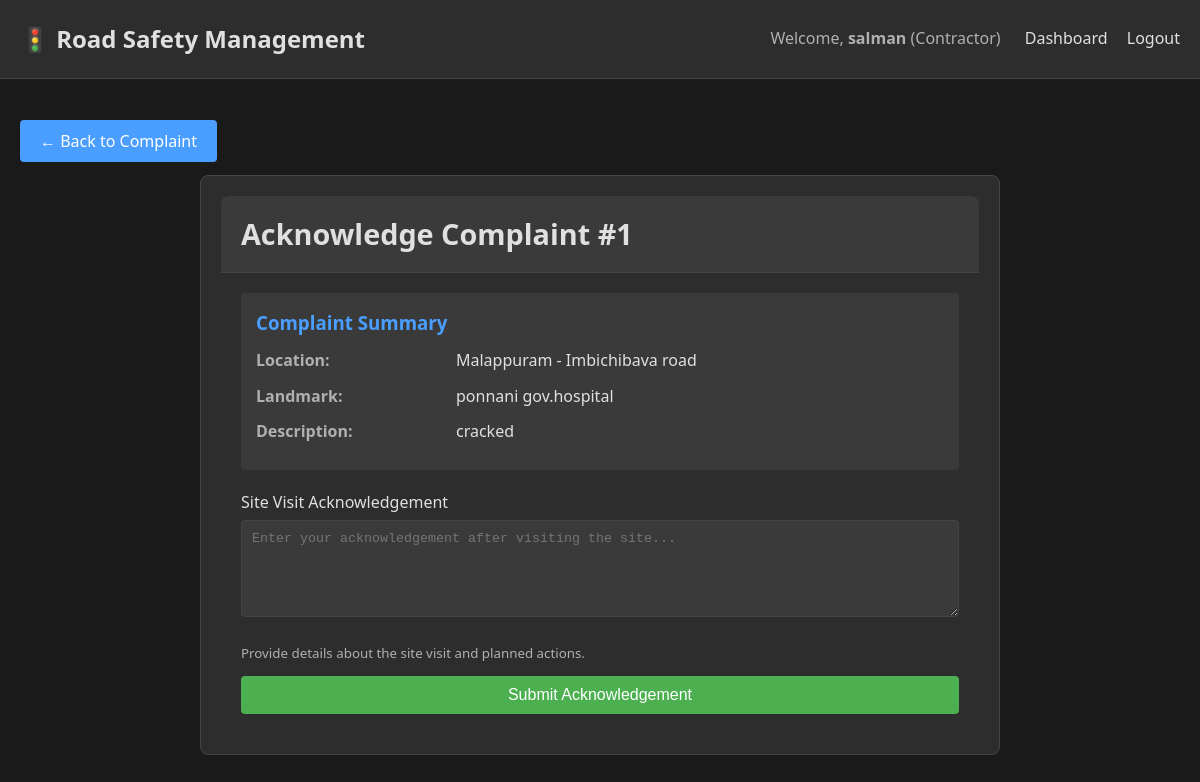
Page /contractor/complaint/1/acknowledge (signed in) on the committed database.
### models.py (models this page shows, shortened)
class User(UserMixin, db.Model):
    id = db.Column(db.Integer, primary_key=True)
    username = db.Column(db.String(80), unique=True, nullable=False)
    email = db.Column(db.String(120), unique=True, nullable=False)
    password_hash = db.Column(db.String(200), nullable=False)
    role = db.Column(db.String(20), nullable=False)
    created_at = db.Column(db.DateTime, default=datetime.utcnow)
    complaints = db.relationship('Complaint', backref='user', lazy=True, foreign_keys='Complaint.user_id')
    assigned_complaints = db.relationship('Complaint', backref='contractor', lazy=True, foreign_keys='Complaint.contractor_id')

class Complaint(db.Model):
    id = db.Column(db.Integer, primary_key=True)
    user_id = db.Column(db.Integer, db.ForeignKey('user.id'), nullable=False)
    contractor_id = db.Column(db.Integer, db.ForeignKey('user.id'), nullable=True)
    district = db.Column(db.String(100), nullable=False)
    corporation_type = db.Column(db.String(50), nullable=False)
    road_name = db.Column(db.String(200), nullable=False)
    national_highway = db.Column(db.String(100))
    landmark = db.Column(db.String(200), nullable=False)
    latitude = db.Column(db.Float)
    longitude = db.Column(db.Float)
    description = db.Column(db.Text, nullable=False)
    status = db.Column(db.String(50), default='Submitted')
    admin_acknowledgement = db.Column(db.Text)
    contractor_acknowledgement = db.Column(db.Text)
    created_at = db.Column(db.DateTime, default=datetime.utcnow)
    verified_at = db.Column(db.DateTime)
    assigned_at = db.Column(db.DateTime)
    resolved_at = db.Column(db.DateTime)

### routes/contractor.py (the view)
    def decorated_function(*args, **kwargs):
        if current_user.role != 'contractor':
            flash('Access denied. This page is for contractors only.', 'danger')
            return redirect(url_for('auth.login'))
        return f(*args, **kwargs)

### forms.py
class AcknowledgementForm(FlaskForm):
    acknowledgement = TextAreaField('Acknowledgement', validators=[DataRequired()])

### app.py (called while the page is built)
@login_manager.user_loader
def load_user(user_id):
    return User.query.get(int(user_id))

### routes/contractor.py (called while the page is built)
def contractor_only(f):
    def decorated_function(*args, **kwargs):
        if current_user.role != 'contractor':
            flash('Access denied. This page is for contractors only.', 'danger')
            return redirect(url_for('auth.login'))
        return f(*args, **kwargs)
    decorated_function.__name__ = f.__name__
    return login_required(decorated_function)

@contractor_bp.route('/complaint/<int:complaint_id>/acknowledge', methods=['GET', 'POST'])
@contractor_only
def acknowledge_complaint(complaint_id):
    complaint = Complaint.query.get_or_404(complaint_id)
    if complaint.contractor_id != current_user.id:
        flash('Access denied.', 'danger')
        return redirect(url_for('contractor.dashboard'))
    form = AcknowledgementForm()
    if form.validate_on_submit():
        complaint.contractor_acknowledgement = form.acknowledgement.data
        complaint.status = 'In Progress'
        db.session.commit()
        flash('Acknowledgement submitted successfully.', 'success')
        return redirect(url_for('contractor.dashboard'))
    return render_template('contractor/acknowledge_complaint.html', complaint=complaint, form=form)

### templates/contractor/acknowledge_complaint.html (shortened to what this page needs)
{% extends "base.html" %}
{% block content %}
<div style="margin-bottom: 20px;">
    <a href="{{ url_for('contractor.view_complaint', complaint_id=complaint.id) }}" class="btn btn-primary">← Back to Complaint</a>
</div>
<div class="card" style="max-width: 800px; margin: 0 auto;">
    <div class="card-header">
        <h2 style="margin: 0;">Acknowledge Complaint #{{ complaint.id }}</h2>
    </div>
    <div style="padding: 20px;">
        <div class="complaint-details" style="margin-bottom: 20px;">
            <h3>Complaint Summary</h3>
            <div class="detail-row">
                <span class="detail-label">Location:</span>
                <span class="detail-value">{{ complaint.district }} - {{ complaint.road_name }}</span>
            </div>
            <div class="detail-row">
                <span class="detail-label">Landmark:</span>
                <span class="detail-value">{{ complaint.landmark }}</span>
            </div>
            <div class="detail-row">
                <span class="detail-label">Description:</span>
                <span class="detail-value">{{ complaint.description }}</span>
            </div>
        </div>
        <form method="POST">
            <div class="form-group">
                <label class="form-label" for="acknowledgement">Site Visit Acknowledgement</label>
                {{ form.acknowledgement(class="form-control", id="acknowledgement", rows="5", placeholder="Enter your acknowledgement after visiting the site...") }}
                <small style="color: var(--text-secondary);">Provide details about the site visit and planned actions.</small>
            </div>
            <button type="submit" class="btn btn-success" style="width: 100%; margin-top: 10px;">Submit Acknowledgement</button>
        </form>
    </div>
</div>
{% endblock %}

### templates/base.html (shortened to what this page needs)
<!DOCTYPE html>
<html lang="en">
<head>
    <link rel="stylesheet" href="{{ url_for('static', filename='css/style.css') }}">
</head>
<body>
    <nav class="navbar">
        <div class="container" style="display: flex; justify-content: space-between; align-items: center;">
            <a class="navbar-brand" href="/" style="font-size: 1.5em; font-weight: bold;">🚦 Road Safety Management</a>
            <div>
                {% if current_user.is_authenticated %}
                    <span style="color: var(--text-secondary); margin-right: 20px;">
                        Welcome, <strong>{{ current_user.username }}</strong> ({{ current_user.role|capitalize }})
                    </span>
                    {% if current_user.role == 'admin' %}
                        <a class="nav-link" href="{{ url_for('admin.dashboard') }}" style="display: inline; margin-right: 15px;">Dashboard</a>
                    {% elif current_user.role == 'contractor' %}
                        <a class="nav-link" href="{{ url_for('contractor.dashboard') }}" style="display: inline; margin-right: 15px;">Dashboard</a>
                    {% else %}
                        <a class="nav-link" href="{{ url_for('user.dashboard') }}" style="display: inline; margin-right: 15px;">Dashboard</a>
                        <a class="nav-link" href="{{ url_for('user.submit_complaint') }}" style="display: inline; margin-right: 15px;">Submit Complaint</a>
                    {% endif %}
                    <a class="nav-link" href="{{ url_for('auth.logout') }}" style="display: inline;">Logout</a>
                {% else %}
                    <a class="nav-link" href="{{ url_for('auth.login') }}" style="display: inline; margin-right: 15px;">Login</a>
                    <a class="nav-link" href="{{ url_for('auth.register') }}" style="display: inline;">Register</a>
                {% endif %}
            </div>
        </div>
    </nav>
    <div class="container" style="margin-top: 30px;">
        {% block content %}{% endblock %}
    </div>
</body>
</html>

### static/css/style.css (style rules this page uses)
:root { --bg-primary: #1a1a1a; --bg-secondary: #2d2d2d; --bg-tertiary: #3a3a3a; --text-primary: #e0e0e0; --text-secondary: #b0b0b0; --accent-primary: #4a9eff; --accent-hover: #3a8eef; --success: #4caf50; --warning: #ff9800; --danger: #f44336; --border-color: #444; }
* { margin: 0; padding: 0; box-sizing: border-box; }
body { background-color: var(--bg-primary); color: var(--text-primary); font-family: 'Segoe UI', Tahoma, Geneva, Verdana, sans-serif; line-height: 1.6; }
.navbar { background-color: var(--bg-secondary) !important; border-bottom: 1px solid var(--border-color); }
.navbar-brand, .nav-link { color: var(--text-primary) !important; }
.container { max-width: 1200px; margin: 0 auto; padding: 20px; }
.card { background-color: var(--bg-secondary); border: 1px solid var(--border-color); border-radius: 8px; padding: 20px; margin-bottom: 20px; }
.card-header { background-color: var(--bg-tertiary); color: var(--text-primary); border-bottom: 1px solid var(--border-color); padding: 15px 20px; border-radius: 8px 8px 0 0; font-size: 1.2em; font-weight: 600; }
.form-control, .form-select { background-color: var(--bg-tertiary); color: var(--text-primary); border: 1px solid var(--border-color); padding: 10px; border-radius: 4px; width: 100%; margin-bottom: 15px; }
.form-label { color: var(--text-primary); margin-bottom: 5px; display: block; }
.btn { padding: 10px 20px; border: none; border-radius: 4px; cursor: pointer; font-size: 1em; transition: all 0.3s; }
.btn-primary { background-color: var(--accent-primary); color: white; }
.btn-success { background-color: var(--success); color: white; }
.complaint-details { background-color: var(--bg-tertiary); padding: 15px; border-radius: 4px; margin-bottom: 15px; }
.complaint-details h3 { color: var(--accent-primary); margin-bottom: 10px; }
.detail-row { display: flex; margin-bottom: 10px; }
.detail-label { font-weight: bold; color: var(--text-secondary); width: 200px; }
.detail-value { color: var(--text-primary); }
a { color: var(--accent-primary); text-decoration: none; }

### rows in the picture
User: username "salman", role "Contractor"
Complaint: id "1", district "Malappuram", road_name "Imbichibava road", landmark "ponnani gov.hospital", description "cracked"
